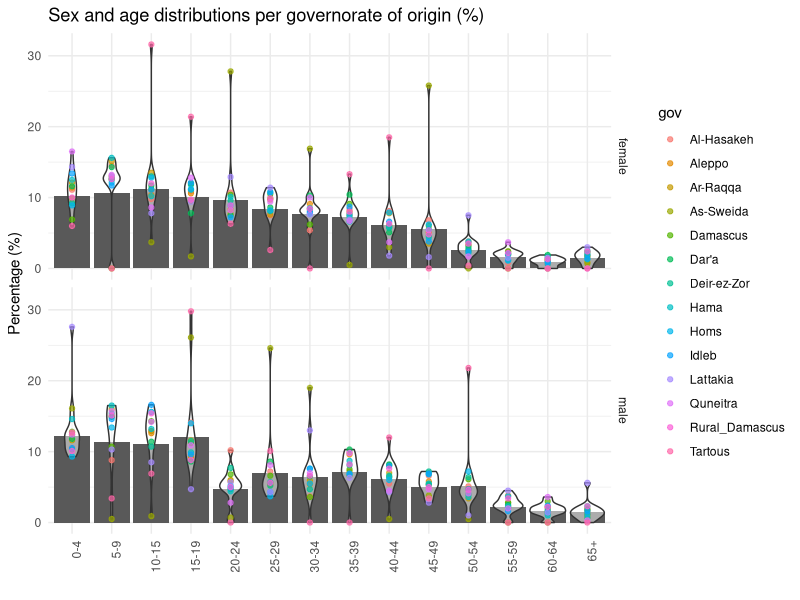
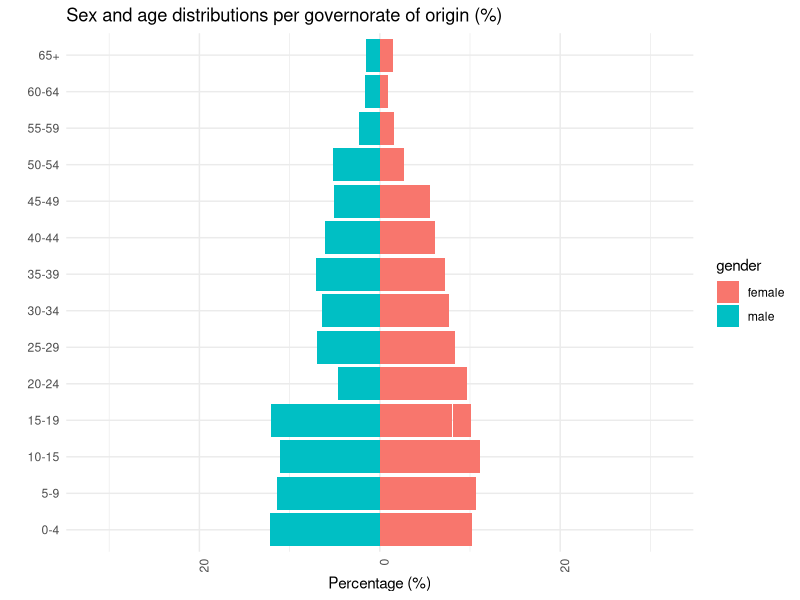

Source code (R) for these figures, in order:
## ---- chunk 1
library(tidyverse)
a <- (unlist(str_split(c("Al-Hasakeh Aleppo Ar-Raqqa As-Sweida Damascus Dar'a Deir-ez-Zor Hama Homs Idleb Lattakia Quneitra Rural_Damascus Tartous"), " ")))
  
age <- unlist(str_split( c("0-4 5-9 10-15 15-19 20-24 25-29 30-34 35-39 40-44 45-49 50-54 55-59 60-64 65+ Total"), " "))

b <- c("11,1% 11,4% 12,1% 9,9% 6,9% 11,6% 9,2% 12,5% 8,9% 13,4% 14,3% 16,5% 10,0% 6,0% 14,5% 13,0% 15,1% 0,0% 12,6% 14,3% 12,6% 15,6% 12,1% 11,7% 13,0% 13,2% 12,6% 0,0% 9,8% 10,4% 13,5% 3,7% 11,2% 11,7% 13,0% 10,2% 12,8% 11,1% 7,8% 8,6% 12,0% 31,6% 10,9% 10,6% 9,5% 1,7% 12,0% 7,8% 11,8% 11,1% 11,2% 12,1% 9,4% 12,8% 9,7% 21,4% 10,7% 8,3% 7,7% 27,8% 10,4% 7,5% 9,6% 10,1% 8,9% 7,2% 12,9% 8,2% 8,9% 6,3% 7,5% 9,7% 7,6% 9,9% 10,5% 8,6% 8,1% 10,8% 8,2% 10,7% 11,4% 9,4% 9,9% 2,6% 5,4% 9,1% 8,4% 16,9% 6,2% 10,3% 8,1% 7,7% 8,5% 7,9% 7,6% 10,0% 8,4% 0,0% 8,4% 7,6% 8,0% 0,5% 9,1% 10,4% 7,3% 6,6% 7,6% 8,7% 6,9% 6,7% 8,0% 13,3% 8,1% 6,1% 7,8% 3,0% 5,9% 5,1% 5,7% 5,9% 7,9% 6,6% 1,8% 3,7% 6,3% 18,5% 6,8% 5,1% 3,5% 25,8% 6,0% 4,6% 5,5% 4,3% 6,2% 3,8% 1,6% 5,4% 4,8% 0,0% 3,4% 3,8% 2,4% 0,0% 3,2% 2,6% 2,9% 2,2% 3,8% 2,4% 7,5% 1,7% 3,5% 0,4% 0,8% 2,1% 2,4% 0,0% 2,4% 1,9% 2,0% 1,2% 1,1% 2,1% 1,5% 3,7% 2,2% 0,0% 0,6% 1,1% 1,2% 0,0% 1,4% 1,9% 1,7% 0,6% 0,9% 0,9% 1,5% 0,0% 1,3% 0,0% 1,9% 1,6% 0,9% 0,7% 2,3% 1,8% 2,5% 1,3% 2,0% 1,4% 3,0% 0,0% 2,4% 0,0% 100,0% 100,0% 100,0% 100,0% 100,0% 100,0% 100,0% 100,0% 100,0% 100,0% 100,0% 100,0% 100,0% 100,0%")  %>% str_replace_all("%", "") %>% str_replace_all(",", ".") %>% str_split(" ") %>% unlist() %>%   as.numeric()
c <- c("10,5% 12,4% 11,6% 16,1% 12,8% 11,8% 10,3% 14,6% 9,3% 10,5% 27,6% 12,4% 10,1% 12,7% 8,8% 15,0% 16,0% 0,5% 10,7% 14,9% 15,4% 16,5% 13,4% 14,6% 10,3% 15,7% 15,1% 3,4% 12,9% 12,6% 12,9% 0,9% 14,3% 11,4% 10,7% 13,2% 15,6% 16,6% 8,5% 14,2% 15,4% 6,9% 14,1% 9,3% 11,6% 26,1% 11,2% 8,6% 11,5% 9,9% 14,0% 9,6% 4,7% 10,9% 8,8% 29,8% 10,2% 5,8% 6,0% 0,7% 6,8% 4,7% 7,7% 4,4% 5,2% 4,9% 5,7% 2,8% 5,0% 0,0% 7,2% 5,3% 5,6% 24,6% 6,6% 8,6% 5,2% 5,7% 3,7% 4,3% 4,3% 8,1% 5,6% 10,1% 3,7% 5,4% 5,9% 19,0% 3,6% 6,5% 4,7% 7,6% 5,5% 7,6% 13,0% 7,0% 6,6% 0,0% 9,9% 9,6% 7,2% 6,6% 7,5% 10,3% 8,1% 8,7% 6,8% 6,9% 6,3% 9,8% 8,2% 0,0% 5,5% 6,4% 7,0% 0,5% 8,1% 8,2% 6,6% 6,4% 6,0% 8,0% 4,3% 4,5% 7,6% 12,0% 6,6% 5,8% 6,9% 3,8% 5,4% 5,3% 7,2% 5,5% 6,8% 6,9% 2,8% 4,7% 5,0% 3,4% 5,1% 4,7% 3,4% 0,5% 6,1% 4,0% 6,4% 3,6% 7,2% 4,7% 1,0% 4,1% 4,6% 21,8% 2,3% 3,8% 2,8% 0,0% 2,8% 2,5% 2,1% 2,3% 3,7% 1,6% 4,5% 2,0% 3,4% 0,0% 2,1% 2,2% 1,6% 0,0% 3,0% 1,3% 1,8% 1,0% 1,5% 2,4% 1,4% 3,6% 2,2% 0,0% 1,2% 1,9% 1,5% 0,7% 1,1% 1,8% 2,3% 0,7% 1,2% 1,6% 5,6% 0,3% 2,3% 0,0% 100,0% 100,0% 100,0% 100,0% 100,0% 100,0% 100,0% 100,0% 100,0% 100,0% 100,0% 100,0% 100,0% 100,0%") %>%  str_replace_all("%", "") %>% str_replace_all("\\,", ".") %>% str_split(" ") %>% unlist() %>%   as.numeric()

d <- tibble(gov = rep.int(a, 15), age = rep(age, each = 14), female = rep.int(b, 1), male = rep.int(c, 1)) %>% filter(age != "Total") %>% gather(gender, Pct, 3:4)
  
d %>% ggplot(aes(fct_inorder(age), Pct))  +
   geom_col(aes(fct_inorder(age), Pct/15))+
  geom_violin(alpha = 0.5) +
  
  geom_point(aes(col = gov), alpha = 0.7, size = 1.5) +
  #geom_smooth(aes(col = gov), se = F)+
  facet_grid(gender ~ .)+
  theme_minimal()+
  theme(axis.text.x = element_text(angle = 90, hjust = 1))+
  labs(title = "Sex and age distributions per governorate of origin (%)", x = "", y = "Percentage (%)")

## ---- chunk 2
d %>% ggplot(aes(x = fct_inorder(age), fill = gender, 
                     y = ifelse(test = gender == "male", yes = -Pct/15, no = Pct/15))) +
  geom_bar(stat = "identity") +
  scale_y_continuous(labels = abs, limits = max(d$Pct) * c(-1,1)) +
  #facet_grid(gov ~ .)+
  theme_minimal()+
  theme(axis.text.x = element_text(angle = 90, hjust = 1))+
  labs(title = "Sex and age distributions per governorate of origin (%)", x = "", y = "Percentage (%)")+
  coord_flip()
